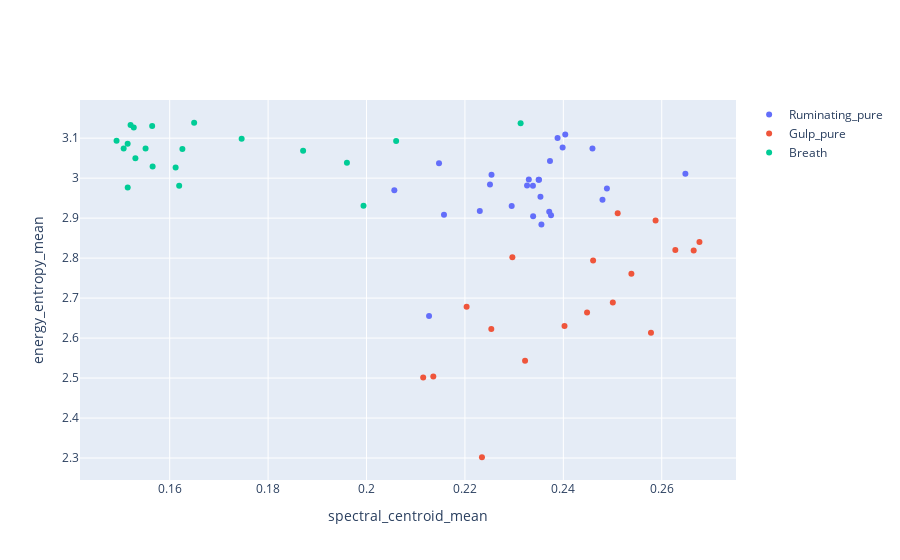

Notebook cell for this chart:
### Code cell
from pyAudioAnalysis import MidTermFeatures as aF
import os
import numpy as np
import plotly.graph_objs as go 
import plotly
audio_dirs = [os.path.join('E:/Files','Acoustic Data', 'Ruminating_pure'), os.path.join('E:/Files','Acoustic Data', 'Gulp_pure'),os.path.join('E:/Files','Acoustic Data', 'Breath')] 
class_names = [os.path.basename(d) for d in audio_dirs] 
#print(class_names)
m_win, m_step, s_win, s_step = 1, 1, 0.1, 0.05 

# segment-level feature extraction:
features = [] 

for d in audio_dirs: # get feature matrix for each directory (class) 
    f, files, fn = aF.directory_feature_extraction(d, m_win, m_step, 
                                                   s_win, s_step) 
    
    features.append(f)

#print(len(features))
print(features[0].shape, features[1].shape)
print(fn)

# select 2 features and create feature matrices for the two classes:
f1 = np.array([features[0][:, fn.index('spectral_centroid_mean')],#spectral_centroid_mean表示频谱中心的均值
               features[0][:, fn.index('energy_entropy_mean')]])#energy_entropy_mean表示能量熵的均值
f2 = np.array([features[1][:, fn.index('spectral_centroid_mean')],
               features[1][:, fn.index('energy_entropy_mean')]])
f3 = np.array([features[2][:, fn.index('spectral_centroid_mean')],
               features[2][:, fn.index('energy_entropy_mean')]])

plots = [go.Scatter(x=f1[0, :], y=f1[1, :], 
                    name=class_names[0], mode='markers'),
         go.Scatter(x=f2[0, :], y=f2[1, :], 
                    name=class_names[1], mode='markers'),
         go.Scatter(x=f3[0, :], y=f3[1, :], 
                    name=class_names[2], mode='markers'),]
mylayout = go.Layout(xaxis=dict(title="spectral_centroid_mean"),
                     yaxis=dict(title="energy_entropy_mean"))
plotly.offline.iplot(go.Figure(data=plots, layout=mylayout))
"""
###
f4 = np.array([features[0][:, fn.index('zcr_mean')],
               features[0][:, fn.index('energy_mean')]])
f5 = np.array([features[1][:, fn.index('zcr_mean')],
               features[1][:, fn.index('energy_mean')]])
f6 = np.array([features[2][:, fn.index('zcr_mean')],
               features[2][:, fn.index('energy_mean')]])

plots = [go.Scatter(x=f1[0, :], y=f4[1, :], 
                    name=class_names[0], mode='markers'),
         go.Scatter(x=f2[0, :], y=f5[1, :], 
                    name=class_names[1], mode='markers'),
         go.Scatter(x=f3[0, :], y=f6[1, :], 
                    name=class_names[2], mode='markers'),]
                    
mylayout = go.Layout(xaxis=dict(title="zcr_mean"),
                     yaxis=dict(title="energy_mean"))
plotly.offline.iplot(go.Figure(data=plots, layout=mylayout))
"""
"""
###
f7 = np.array([features[0][:, fn.index('zcr_mean')],
               features[0][:, fn.index('energy_entropy_mean')]])#energy_entropy_mean表示能量熵的均值
f8 = np.array([features[1][:, fn.index('zcr_mean')],
               features[1][:, fn.index('energy_entropy_mean')]])
f9 = np.array([features[2][:, fn.index('zcr_mean')],
               features[2][:, fn.index('energy_entropy_mean')]])

plots = [go.Scatter(x=f1[0, :], y=f7[1, :], 
                    name=class_names[0], mode='markers'),
         go.Scatter(x=f2[0, :], y=f8[1, :], 
                    name=class_names[1], mode='markers'),
         go.Scatter(x=f3[0, :], y=f9[1, :], 
                    name=class_names[2], mode='markers'),]

mylayout = go.Layout(xaxis=dict(title="zcr_mean"),
                     yaxis=dict(title="energy_entropy_mean"))
plotly.offline.iplot(go.Figure(data=plots, layout=mylayout))
"""


"""
###
zcr_mean_values = features[0][:, fn.index('zcr_mean')]
spectral_centroid_mean_values = features[0][:, fn.index('spectral_centroid_mean')]
print("ZCR Mean Values:", zcr_mean_values)
print("Spectral Centroid Mean Values:", spectral_centroid_mean_values)

f10 = np.array([features[0][:, fn.index('zcr_mean')],
               features[0][:, fn.index('spectral_centroid_mean')]])#spectral_centroid_mean表示频谱中心的均值
f11 = np.array([features[1][:, fn.index('zcr_mean')],
               features[1][:, fn.index('spectral_centroid_mean')]])
f12 = np.array([features[2][:, fn.index('zcr_mean')],
               features[2][:, fn.index('spectral_centroid_mean')]])

plots = [go.Scatter(x=f1[0, :], y=f10[1, :], 
                    name=class_names[0], mode='markers'),
         go.Scatter(x=f2[0, :], y=f11[1, :], 
                    name=class_names[1], mode='markers'),
         go.Scatter(x=f3[0, :], y=f12[1, :], 
                    name=class_names[2], mode='markers'),]

mylayout = go.Layout(xaxis=dict(title="zcr_mean"),
                     yaxis=dict(title="spectral_centroid_mean"))
plotly.offline.iplot(go.Figure(data=plots, layout=mylayout))
"""

### Figure 1 — Plotly figure (JSON) as saved in the notebook; plotly's stock layout.template omitted (floating-point values rounded to 4 significant figures)
{"data": [{"mode": "markers", "name": "Ruminating_pure", "type": "scatter", "x": [0.2459, 0.235, 0.2254, 0.2157, 0.2147, 0.2057, 0.2371, 0.2404, 0.248, 0.223, 0.233, 0.2127, 0.2354, 0.2355, 0.2251, 0.2338, 0.2351, 0.2339, 0.2373, 0.2388, 0.2648, 0.2375, 0.2295, 0.2399, 0.2326, 0.2489], "y": [3.074, 2.996, 3.009, 2.909, 3.037, 2.97, 2.916, 3.109, 2.946, 2.918, 2.996, 2.655, 2.953, 2.884, 2.984, 2.981, 2.996, 2.905, 3.043, 3.101, 3.011, 2.907, 2.93, 3.077, 2.981, 2.974]}, {"mode": "markers", "name": "Gulp_pure", "type": "scatter", "x": [0.2665, 0.2254, 0.2203, 0.2461, 0.2402, 0.251, 0.2136, 0.2296, 0.2538, 0.2501, 0.2115, 0.2448, 0.2677, 0.2578, 0.2235, 0.2628, 0.2587, 0.2322], "y": [2.819, 2.623, 2.679, 2.794, 2.63, 2.912, 2.504, 2.802, 2.761, 2.689, 2.501, 2.664, 2.84, 2.613, 2.302, 2.821, 2.894, 2.544]}, {"mode": "markers", "name": "Breath", "type": "scatter", "x": [0.1746, 0.152, 0.1515, 0.1506, 0.196, 0.1612, 0.1619, 0.1626, 0.1871, 0.1565, 0.1551, 0.206, 0.1994, 0.2313, 0.1527, 0.153, 0.1564, 0.1515, 0.1492, 0.165], "y": [3.099, 3.133, 2.977, 3.074, 3.038, 3.027, 2.981, 3.073, 3.068, 3.029, 3.074, 3.093, 2.931, 3.137, 3.127, 3.05, 3.131, 3.086, 3.093, 3.139]}], "layout": {"xaxis": {"title": {"text": "spectral_centroid_mean"}}, "yaxis": {"title": {"text": "energy_entropy_mean"}}}}
